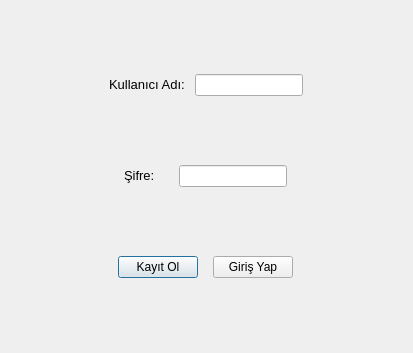
<?xml version="1.0" encoding="UTF-8"?>
<ui version="4.0">
 <class>Dialog</class>
 <widget class="QDialog" name="Dialog">
  <property name="geometry">
   <rect>
    <x>0</x>
    <y>0</y>
    <width>413</width>
    <height>353</height>
   </rect>
  </property>
  <property name="sizePolicy">
   <sizepolicy hsizetype="Fixed" vsizetype="Fixed">
    <horstretch>0</horstretch>
    <verstretch>0</verstretch>
   </sizepolicy>
  </property>
  <property name="windowTitle">
   <string>Dialog</string>
  </property>
  <layout class="QGridLayout" name="gridLayout">
   <item row="0" column="0">
    <layout class="QHBoxLayout" name="horizontalLayout_3">
     <item>
      <widget class="QLabel" name="label">
       <property name="sizePolicy">
        <sizepolicy hsizetype="Fixed" vsizetype="Fixed">
         <horstretch>0</horstretch>
         <verstretch>0</verstretch>
        </sizepolicy>
       </property>
       <property name="font">
        <font>
         <pointsize>10</pointsize>
        </font>
       </property>
       <property name="text">
        <string>Kullanıcı Adı: </string>
       </property>
      </widget>
     </item>
     <item>
      <widget class="QLineEdit" name="lineEdit_kullaniciadigiris">
       <property name="sizePolicy">
        <sizepolicy hsizetype="Fixed" vsizetype="Fixed">
         <horstretch>0</horstretch>
         <verstretch>0</verstretch>
        </sizepolicy>
       </property>
      </widget>
     </item>
    </layout>
   </item>
   <item row="1" column="0">
    <layout class="QHBoxLayout" name="horizontalLayout_2">
     <item>
      <widget class="QLabel" name="label_2">
       <property name="sizePolicy">
        <sizepolicy hsizetype="Fixed" vsizetype="Fixed">
         <horstretch>0</horstretch>
         <verstretch>0</verstretch>
        </sizepolicy>
       </property>
       <property name="font">
        <font>
         <pointsize>10</pointsize>
        </font>
       </property>
       <property name="text">
        <string>Şifre: </string>
       </property>
      </widget>
     </item>
     <item>
      <widget class="QLineEdit" name="lineEdit_sifregiris">
       <property name="sizePolicy">
        <sizepolicy hsizetype="Fixed" vsizetype="Fixed">
         <horstretch>0</horstretch>
         <verstretch>0</verstretch>
        </sizepolicy>
       </property>
       <property name="echoMode">
        <enum>QLineEdit::Password</enum>
       </property>
      </widget>
     </item>
    </layout>
   </item>
   <item row="2" column="0">
    <layout class="QHBoxLayout" name="horizontalLayout">
     <item>
      <widget class="QPushButton" name="pushButton_kayitol_giris">
       <property name="sizePolicy">
        <sizepolicy hsizetype="Maximum" vsizetype="Maximum">
         <horstretch>0</horstretch>
         <verstretch>0</verstretch>
        </sizepolicy>
       </property>
       <property name="text">
        <string>Kayıt Ol</string>
       </property>
      </widget>
     </item>
     <item>
      <widget class="QPushButton" name="pushButton_girisYap">
       <property name="sizePolicy">
        <sizepolicy hsizetype="Maximum" vsizetype="Fixed">
         <horstretch>0</horstretch>
         <verstretch>0</verstretch>
        </sizepolicy>
       </property>
       <property name="text">
        <string>Giriş Yap</string>
       </property>
      </widget>
     </item>
    </layout>
   </item>
  </layout>
 </widget>
 <resources/>
 <connections/>
</ui>
